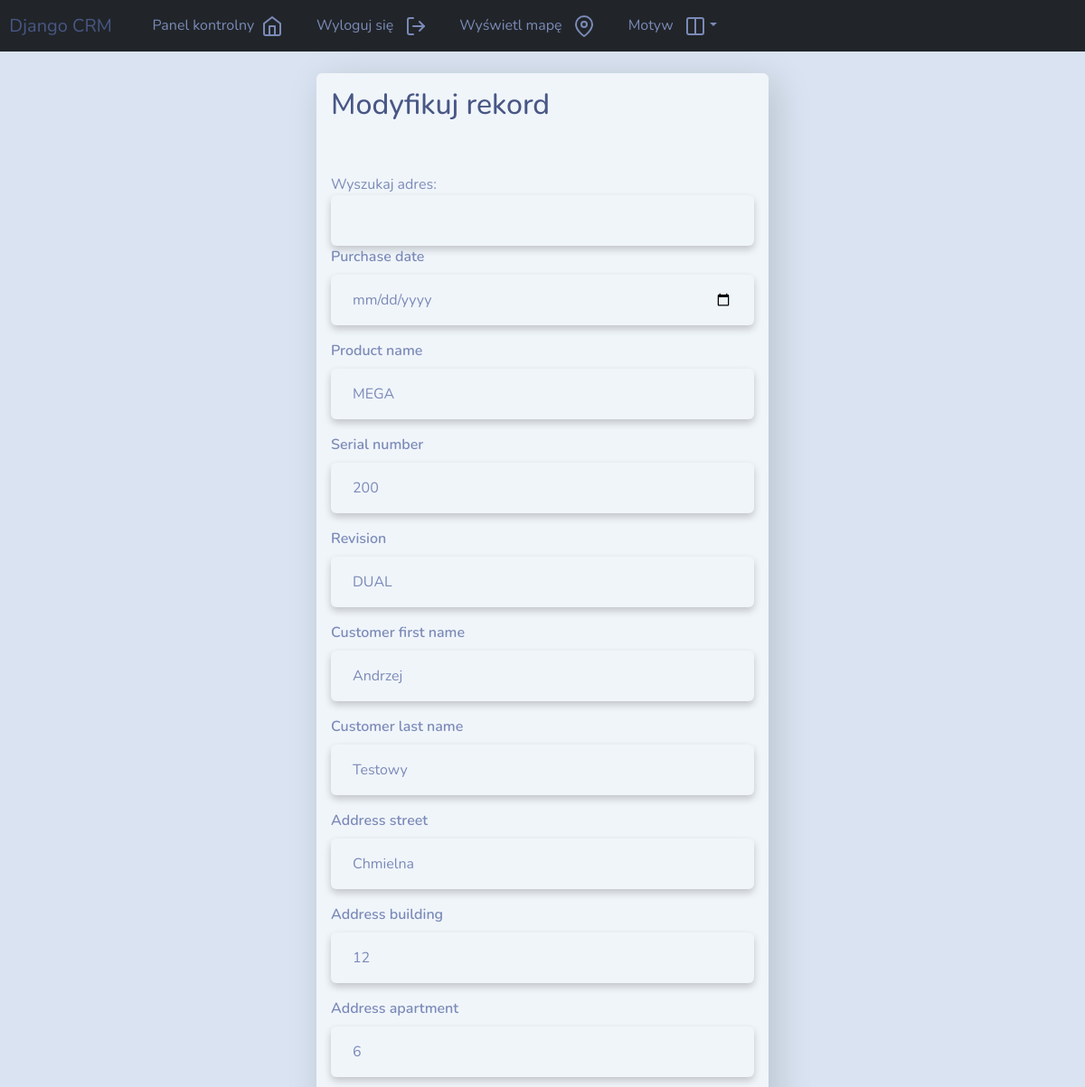
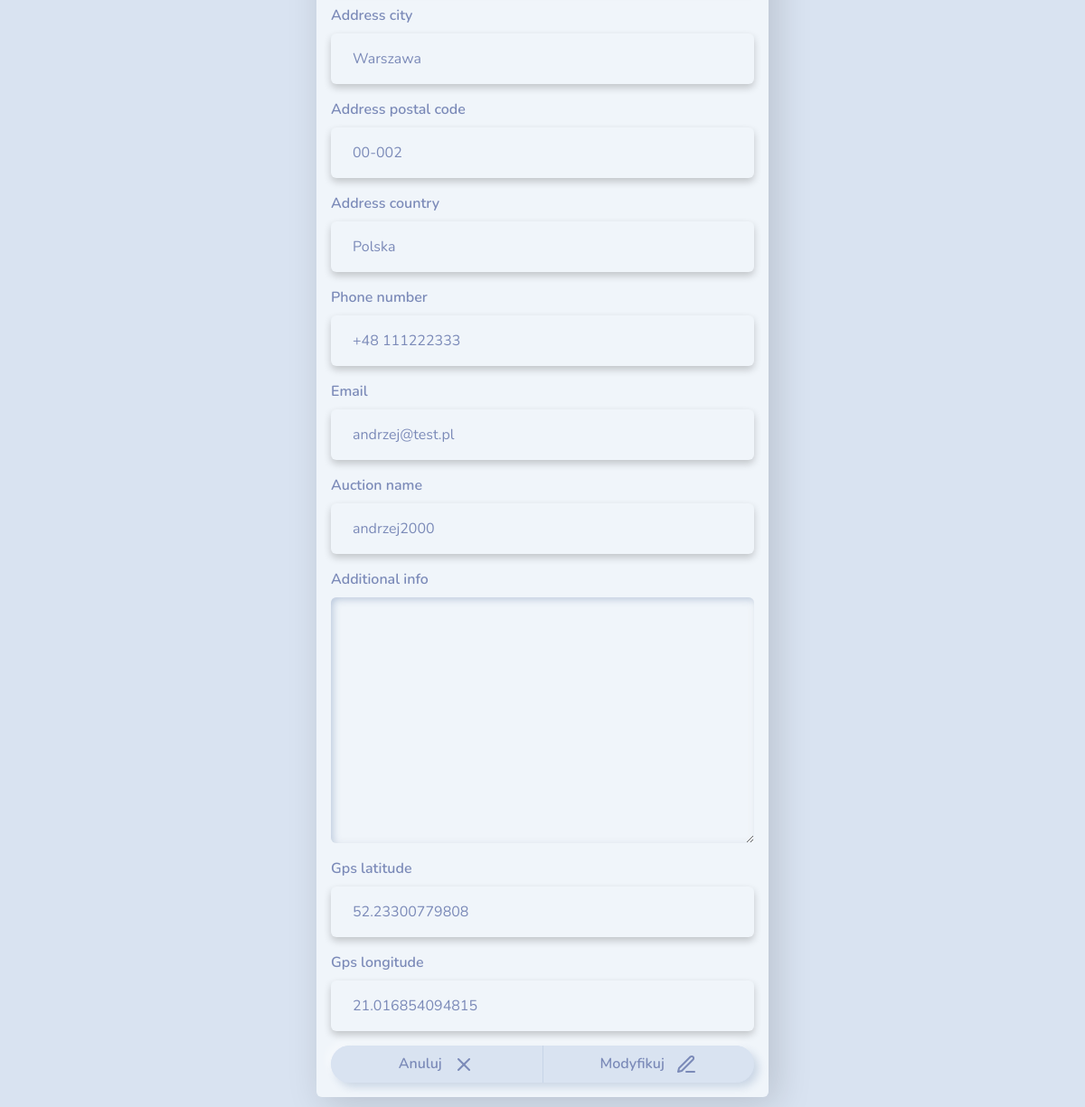
The page /update_record/1 (signed in) on the database its author committed (2 pictures, top to bottom).
### webapp/models.py (models this page shows, shortened)
class Record(models.Model):
    creation_date = models.DateTimeField(auto_now_add=True)
    purchase_date = models.DateField(blank=True, null=True)  # Allows blank and NULL
    product_name = models.CharField(max_length=100, blank=True)  # Allows blank
    serial_number = models.CharField(max_length=100, blank=True)  # Allows blank
    revision = models.CharField(max_length=100, blank=True)  # Allows blank
    customer_first_name = models.CharField(max_length=100, blank=True)  # Allows blank
    customer_last_name = models.CharField(max_length=100, blank=True)  # Allows blank
    address_street = models.CharField(max_length=100, blank=True)  # Allows blank
    address_building = models.CharField(max_length=100, blank=True)  # Allows blank
    address_apartment = models.CharField(max_length=100, blank=True)  # Allows blank
    address_city = models.CharField(max_length=100, blank=True)  # Allows blank
    address_postal_code = models.CharField(max_length=100, blank=True)  # Allows blank
    address_country = models.CharField(max_length=100, blank=True)  # Allows blank
    phone_number = PhoneNumberField(blank=True, null=True)  # Allows blank
    email = models.EmailField(max_length=100, blank=True)  # Allows blank
    auction_name = models.CharField(max_length=100, blank=True)  # Allows blank
    additional_info = models.TextField(max_length=1000, blank=True)  # Allows blank
    gps_latitude = models.FloatField(null=True, blank=True)  # Allows NULL and blank
    gps_longitude = models.FloatField(null=True, blank=True)  # Allows NULL and blank

### webapp/views.py (the view, shortened to what this page needs)
# urls.py: path('update_record/<int:pk>', views.update_record, name='update_record'),
@login_required(login_url='user_login')
def update_record(request, pk):
    record = Record.objects.get(id=pk)
    form = UpdateRecordForm(instance=record)
    context = {'form': form}
    return render(request, 'webapp/update_record.html', context=context)

### webapp/forms.py
class UpdateRecordForm(forms.ModelForm):
    phone_number = PhoneNumberField(widget=PhoneNumberPrefixWidget(), required=False)
    class Meta:
        model = Record
        fields = ['purchase_date', 'product_name', 'serial_number', 'revision', 'customer_first_name', 'customer_last_name',
                  'address_street', 'address_building', 'address_apartment', 'address_city', 'address_postal_code', 'address_country',
                  'phone_number', 'email', 'auction_name', 'additional_info', 'gps_latitude', 'gps_longitude']
        widgets = {
            'purchase_date': DateInput(attrs={'type': 'date'}),
        }

### webapp/templates/webapp/update_record.html (shortened to what this page needs)
{% extends 'webapp/base.html' %}
{% load crispy_forms_tags %}
{% block content %}
<body>
    <div class="container bg-light shadow-lg p-3 mb-5 rounded form-layout">
        <h2>Modyfikuj rekord</h2>
        <br>
        <form method="POST" autocomplete="off">
            <div class="form-group">
                <label for="address-search">Wyszukaj adres:</label>
                <input type="text" id="address-search" class="form-control">
            </div>
            {{form|crispy}}
            <div class="btn-group w-100" role="group">
                <a href="{% url 'dashboard' %}" class="btn btn-secondary w-50 p-2">Anuluj &nbsp&nbsp<i data-feather="x"></i></a>
                <button type="submit" class="btn btn-primary w-50 btn-block p-2">Modyfikuj &nbsp&nbsp<i data-feather="edit-3"></i></a></button>
            </div>
        </form>
    </div>
</body>
{% endblock %}

### static/css/styles.css (style rules this page uses)
.form-layout { border-radius: 20px; width: 500px; }
input[type="text"], input[type="email"], input[type="password"], input[type="number"], input[type="date"], .custom-input-class, textarea { box-shadow: 0 4px 8px 0 rgba(0, 0, 0, 0.2); border: none; }

### rows shown on the page
Record: product_name "MEGA", serial_number "200", revision "DUAL", customer_first_name "Andrzej", customer_last_name "Testowy", address_street "Chmielna", address_building "12", address_apartment "6", address_city "Warszawa", address_postal_code "00-002", address_country "Polska", phone_number "+48 111222333", email "andrzej@test.pl", auction_name "andrzej2000", gps_latitude "52.23300779808", gps_longitude "21.016854094815"
